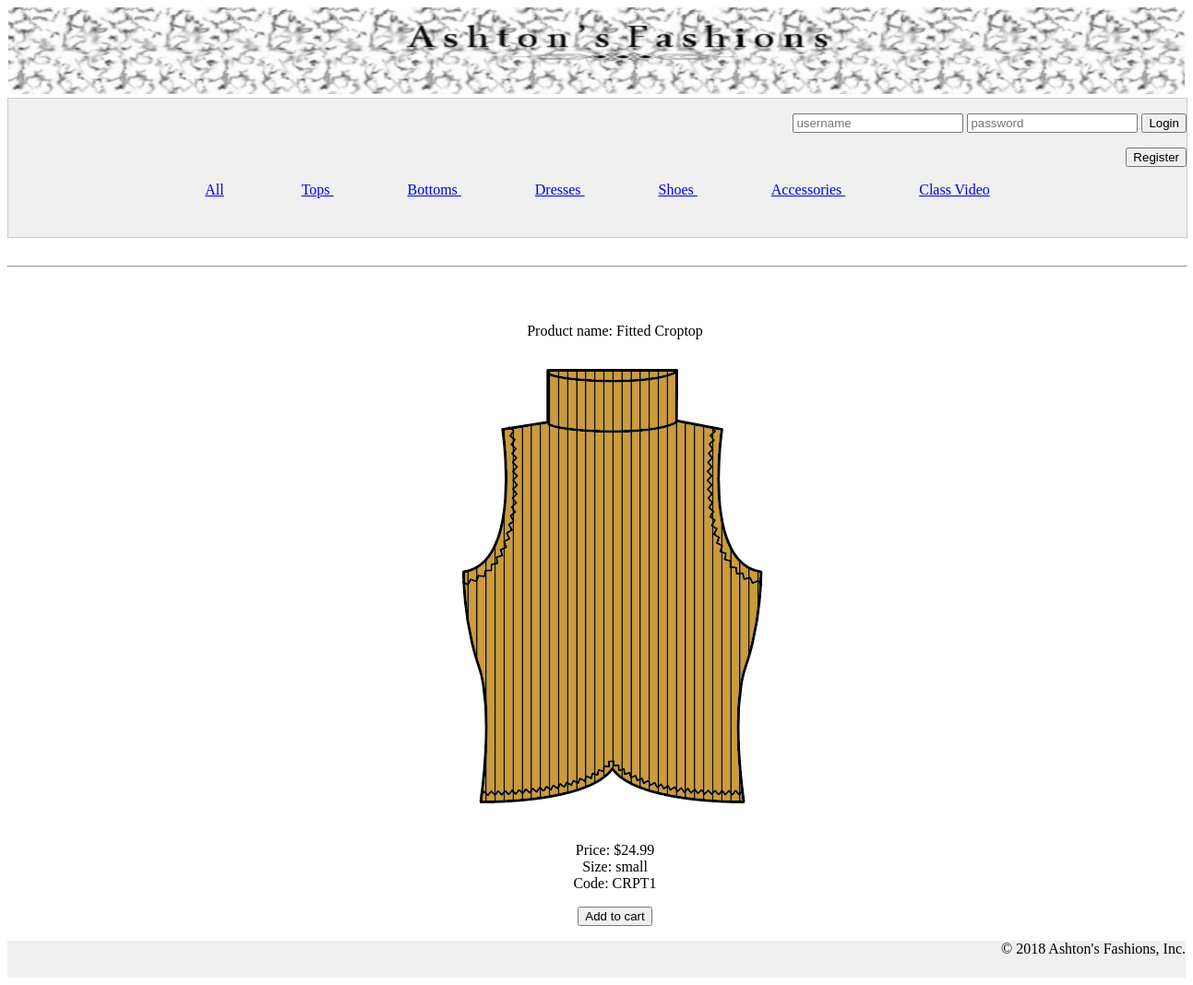
/?action=2, run on the app's committed database.
### tables this page shows
CREATE TABLE IF NOT EXISTS `categories` (
  `categoryID` int(11) NOT NULL AUTO_INCREMENT,
  `categoryName` varchar(30) NOT NULL,
  PRIMARY KEY (`categoryID`)
);

CREATE TABLE IF NOT EXISTS `products` (
  `productID` int(11) NOT NULL AUTO_INCREMENT,
  `categoryID` int(11) NOT NULL,
  `listPrice` float NOT NULL,
  `salePrice` float NOT NULL,
  `onSale` tinyint(1) NOT NULL DEFAULT 0,
  `productSize` enum('small','medium','large') NOT NULL DEFAULT 'small',
  `productName` varchar(60) NOT NULL,
  `productCode` varchar(30) NOT NULL,
  `fullImagePath` varchar(120) NOT NULL,
  `smallImagePath` varchar(120) NOT NULL,
  PRIMARY KEY (`productID`),
  KEY `categoryID` (`categoryID`)
);

### model/category_db.php (called while the page is built, shortened)
<?php
function getCategories() {
    global $db;
    $query = 'SELECT * FROM categories
              ORDER BY categoryID';
    $statement = $db->prepare($query);
    $statement->execute();
    return $statement;
}

### model/product_db.php (called while the page is built, shortened)
<?php
function getProduct($product_id) {
    global $db;
    $query = 'SELECT * FROM products
              WHERE productID = :product_id';
    $statement = $db->prepare($query);
    $statement->bindValue(":product_id", $product_id);
    $statement->execute();
    $product = $statement->fetch();
    return $product;
}

### view/product_view.php (the view, shortened to what this page needs)
<?php
   include("header.php");
   include("nav.php");
   echo "<br><br>";
   echo "<div><ul>" . "Product name: " . $products['productName'] . "<br>";
   echo  $products['fullImagePath'] . "<br>";
   if($products['onSale'])
   {
      echo "Price: $" . "<strike>". $products['listPrice'] . "</strike><br>";
      echo "On SALE: $" . $products['salePrice'] . "<br>";
   }  else
   echo "Price: $" . $products['listPrice'] . "<br>";
   echo "Size: " . $products['productSize'] . "<br>";
   echo "Code: " . $products['productCode'] ."</ul></div>";
?>
      <form action="." method="post">
       <div><ul>
      <input type="submit" value="Add to cart">
      </ul></div>
      </form>
<?php
include("footer.php");
?>

### view/nav.php (shortened to what this page needs)
    <nav class ="two">
        <li class = "nav"><a href=".">All</a></li>
    <?php foreach($categories as $category) : ?>
            <li class="nav">
                <a href="?action=<?php echo $category['categoryName']; ?>">
                    <?php echo $category['categoryName']; ?>
                </a>
            </li>
            <?php endforeach; ?>
            <li class = "nav">
            <a href="?action=video">Class Video</a>
            </li>
</nav>
</header>
<hr>

### css/format.css (style rules this page uses)
html { position: relative; min-height: 100%; }
body { background-color: white; }
hr { color: black; margin-top: 30px; width: 100% }
div { text-align: center; }
li.nav { display:inline; padding: 25px; margin: 15px; }
nav.two { text-align: center; }

### data on the page
categories: categoryName "Tops"
categories: categoryName "Bottoms"
categories: categoryName "Dresses"
categories: categoryName "Shoes"
categories: categoryName "Accessories"
products: productName "Fitted Croptop", fullImagePath (picture), listPrice "24.99", productSize "small", productCode "CRPT1"
